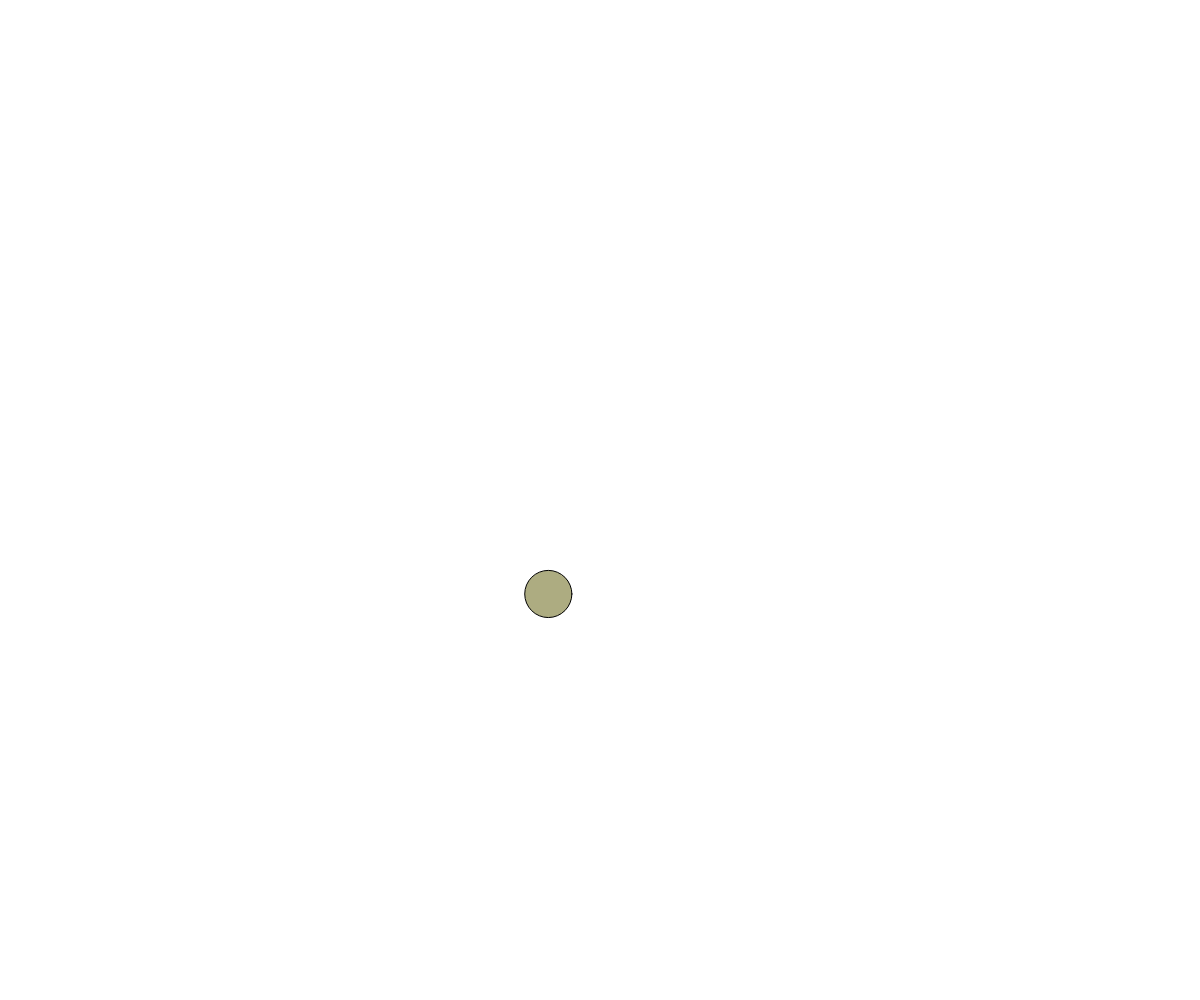
Frame 1 (no input)
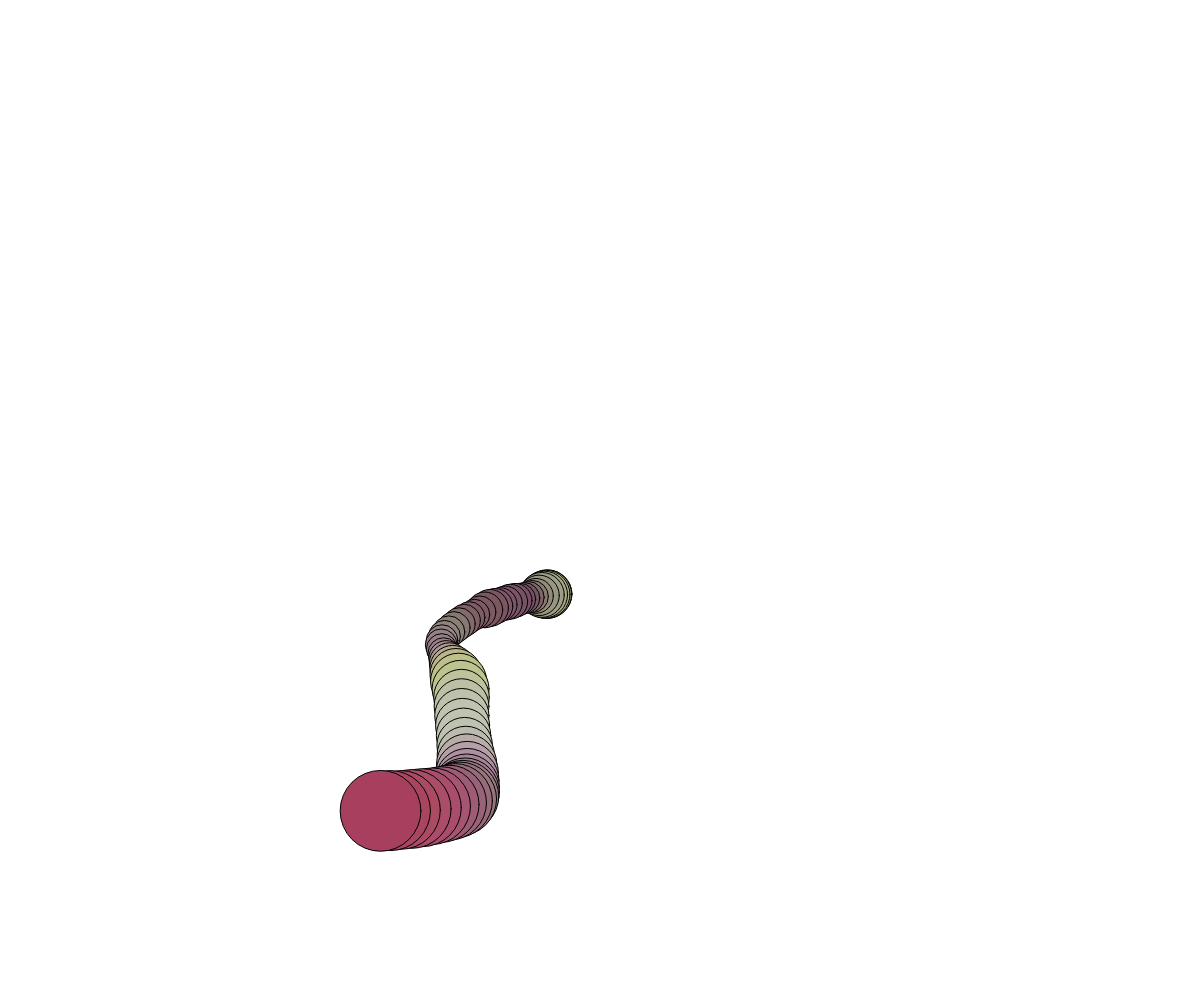
Frame 60 (no input)
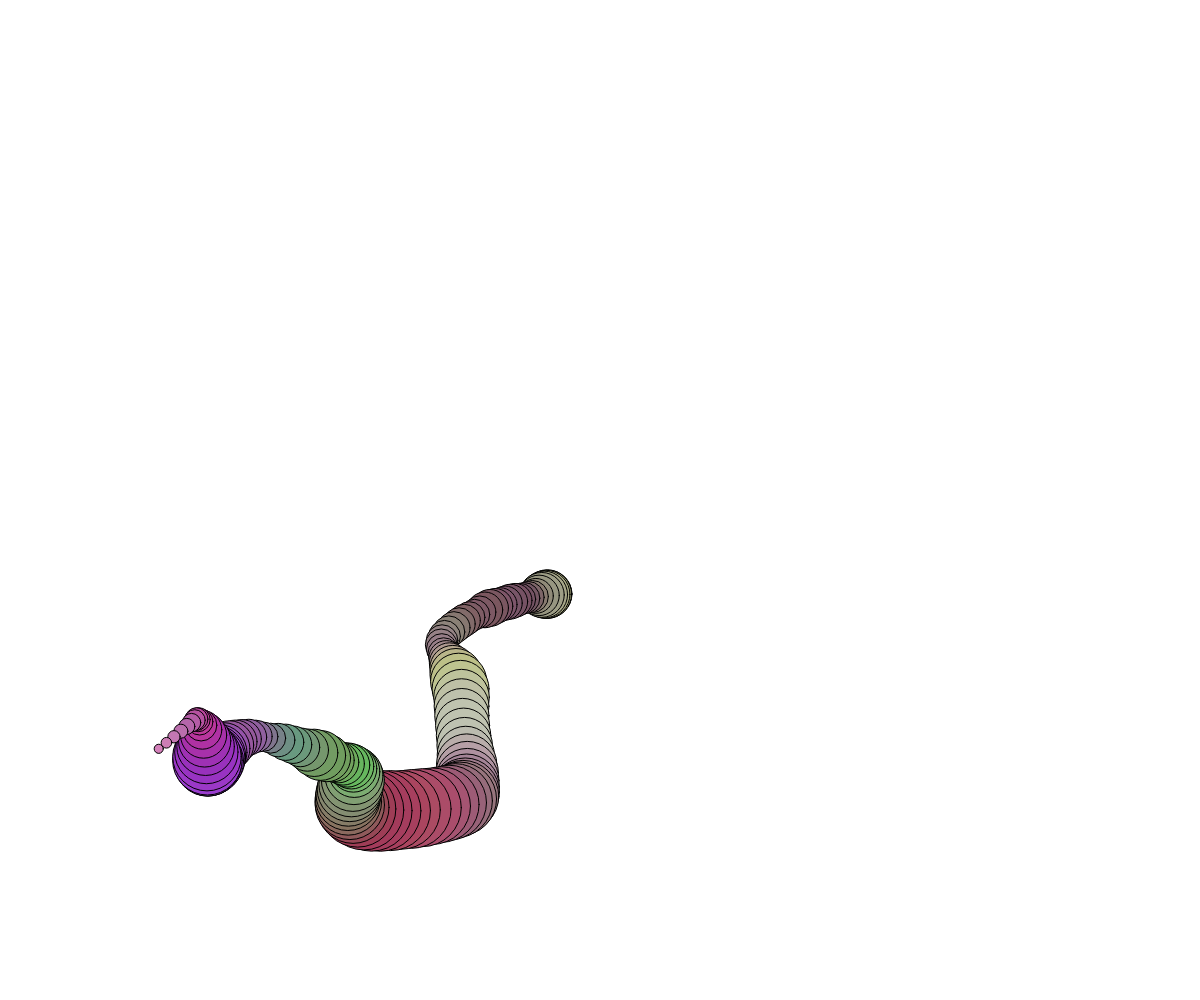
Frame 120 (the mouse pressed at the canvas centre since frame 60)

The p5.js sketch that drew these frames (run headless with seeded random() and noise() and a simulated clock; from frame 60 on, the mouse is pressed at the canvas centre):

// p5.js sketch
// ── sketch.js
var xoff = 555;
var yoff = 1000;
var roff = 654;
var goff = 123;
var boff = 159;
var soff = 2192819;
var aoff = 81632;
function setup() {
  createCanvas(windowWidth, windowHeight);
}

function draw() {
  //background(220);

  var x =map(noise(xoff), 0, 1, 0, height);
  xoff += 0.01;
  var y = map(noise(yoff), 0, 1, 0, height);
  yoff += 0.01;
  
  var r = map(noise(roff), 0, 1, 0, 255);
  roff += 0.05;
  var g = map(noise(goff), 0, 1, 0, 255);
  goff += 0.05;
  var b = map(noise(boff), 0, 1, 0, 255);
  boff += 0.05;
  var a = noise(aoff);
  aoff += 0.05;


  fill(r,g,b);
  //stroke(r,g,b);
  //fill(random(0,255), random(0,255), random(0,255))


  ellipse(x, y, (noise(soff)*100))
  soff +=0.05;

}
